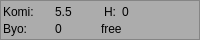
            <widget class="QFrame" name="frame_2" >
             <property name="sizePolicy" >
              <sizepolicy>
               <hsizetype>5</hsizetype>
               <vsizetype>1</vsizetype>
               <horstretch>0</horstretch>
               <verstretch>0</verstretch>
              </sizepolicy>
             </property>
             <property name="minimumSize" >
              <size>
               <width>16</width>
               <height>40</height>
              </size>
             </property>
             <property name="maximumSize" >
              <size>
               <width>16777215</width>
               <height>40</height>
              </size>
             </property>
             <property name="palette" >
              <palette>
               <active>
                <colorrole role="WindowText" >
                 <brush brushstyle="SolidPattern" >
                  <color alpha="255" >
                   <red>0</red>
                   <green>0</green>
                   <blue>0</blue>
                  </color>
                 </brush>
                </colorrole>
                <colorrole role="Button" >
                 <brush brushstyle="SolidPattern" >
                  <color alpha="255" >
                   <red>172</red>
                   <green>172</green>
                   <blue>172</blue>
                  </color>
                 </brush>
                </colorrole>
                <colorrole role="Light" >
                 <brush brushstyle="SolidPattern" >
                  <color alpha="255" >
                   <red>255</red>
                   <green>255</green>
                   <blue>255</blue>
                  </color>
                 </brush>
                </colorrole>
                <colorrole role="Midlight" >
                 <brush brushstyle="SolidPattern" >
                  <color alpha="255" >
                   <red>213</red>
                   <green>213</green>
                   <blue>213</blue>
                  </color>
                 </brush>
                </colorrole>
                <colorrole role="Dark" >
                 <brush brushstyle="SolidPattern" >
                  <color alpha="255" >
                   <red>86</red>
                   <green>86</green>
                   <blue>86</blue>
                  </color>
                 </brush>
                </colorrole>
                <colorrole role="Mid" >
                 <brush brushstyle="SolidPattern" >
                  <color alpha="255" >
                   <red>115</red>
                   <green>115</green>
                   <blue>115</blue>
                  </color>
                 </brush>
                </colorrole>
                <colorrole role="Text" >
                 <brush brushstyle="SolidPattern" >
                  <color alpha="255" >
                   <red>0</red>
                   <green>0</green>
                   <blue>0</blue>
                  </color>
                 </brush>
                </colorrole>
                <colorrole role="BrightText" >
                 <brush brushstyle="SolidPattern" >
                  <color alpha="255" >
                   <red>255</red>
                   <green>255</green>
                   <blue>255</blue>
                  </color>
                 </brush>
                </colorrole>
                <colorrole role="ButtonText" >
                 <brush brushstyle="SolidPattern" >
                  <color alpha="255" >
                   <red>0</red>
                   <green>0</green>
                   <blue>0</blue>
                  </color>
                 </brush>
                </colorrole>
                <colorrole role="Base" >
                 <brush brushstyle="SolidPattern" >
                  <color alpha="255" >
                   <red>255</red>
                   <green>255</green>
                   <blue>255</blue>
                  </color>
                 </brush>
                </colorrole>
                <colorrole role="Window" >
                 <brush brushstyle="SolidPattern" >
                  <color alpha="255" >
                   <red>172</red>
                   <green>172</green>
                   <blue>172</blue>
                  </color>
                 </brush>
                </colorrole>
                <colorrole role="Shadow" >
                 <brush brushstyle="SolidPattern" >
                  <color alpha="255" >
                   <red>0</red>
                   <green>0</green>
                   <blue>0</blue>
                  </color>
                 </brush>
                </colorrole>
                <colorrole role="Highlight" >
                 <brush brushstyle="SolidPattern" >
                  <color alpha="255" >
                   <red>103</red>
                   <green>141</green>
                   <blue>178</blue>
                  </color>
                 </brush>
                </colorrole>
                <colorrole role="HighlightedText" >
                 <brush brushstyle="SolidPattern" >
                  <color alpha="255" >
                   <red>255</red>
                   <green>255</green>
                   <blue>255</blue>
                  </color>
                 </brush>
                </colorrole>
                <colorrole role="Link" >
                 <brush brushstyle="SolidPattern" >
                  <color alpha="255" >
                   <red>0</red>
                   <green>0</green>
                   <blue>238</blue>
                  </color>
                 </brush>
                </colorrole>
                <colorrole role="LinkVisited" >
                 <brush brushstyle="SolidPattern" >
                  <color alpha="255" >
                   <red>82</red>
                   <green>24</green>
                   <blue>139</blue>
                  </color>
                 </brush>
                </colorrole>
                <colorrole role="AlternateBase" >
                 <brush brushstyle="SolidPattern" >
                  <color alpha="255" >
                   <red>213</red>
                   <green>213</green>
                   <blue>213</blue>
                  </color>
                 </brush>
                </colorrole>
               </active>
               <inactive>
                <colorrole role="WindowText" >
                 <brush brushstyle="SolidPattern" >
                  <color alpha="255" >
                   <red>0</red>
                   <green>0</green>
                   <blue>0</blue>
                  </color>
                 </brush>
                </colorrole>
                <colorrole role="Button" >
                 <brush brushstyle="SolidPattern" >
                  <color alpha="255" >
                   <red>172</red>
                   <green>172</green>
                   <blue>172</blue>
                  </color>
                 </brush>
                </colorrole>
                <colorrole role="Light" >
                 <brush brushstyle="SolidPattern" >
                  <color alpha="255" >
                   <red>255</red>
                   <green>255</green>
                   <blue>255</blue>
                  </color>
                 </brush>
                </colorrole>
                <colorrole role="Midlight" >
                 <brush brushstyle="SolidPattern" >
                  <color alpha="255" >
                   <red>213</red>
                   <green>213</green>
                   <blue>213</blue>
                  </color>
                 </brush>
                </colorrole>
                <colorrole role="Dark" >
                 <brush brushstyle="SolidPattern" >
                  <color alpha="255" >
                   <red>86</red>
                   <green>86</green>
                   <blue>86</blue>
                  </color>
                 </brush>
                </colorrole>
                <colorrole role="Mid" >
                 <brush brushstyle="SolidPattern" >
                  <color alpha="255" >
                   <red>115</red>
                   <green>115</green>
                   <blue>115</blue>
                  </color>
                 </brush>
                </colorrole>
                <colorrole role="Text" >
                 <brush brushstyle="SolidPattern" >
                  <color alpha="255" >
                   <red>0</red>
                   <green>0</green>
                   <blue>0</blue>
                  </color>
                 </brush>
                </colorrole>
                <colorrole role="BrightText" >
                 <brush brushstyle="SolidPattern" >
                  <color alpha="255" >
                   <red>255</red>
                   <green>255</green>
                   <blue>255</blue>
                  </color>
                 </brush>
                </colorrole>
                <colorrole role="ButtonText" >
                 <brush brushstyle="SolidPattern" >
                  <color alpha="255" >
                   <red>0</red>
                   <green>0</green>
                   <blue>0</blue>
                  </color>
                 </brush>
                </colorrole>
                <colorrole role="Base" >
                 <brush brushstyle="SolidPattern" >
                  <color alpha="255" >
                   <red>255</red>
                   <green>255</green>
                   <blue>255</blue>
                  </color>
                 </brush>
                </colorrole>
                <colorrole role="Window" >
                 <brush brushstyle="SolidPattern" >
                  <color alpha="255" >
                   <red>172</red>
                   <green>172</green>
                   <blue>172</blue>
                  </color>
                 </brush>
                </colorrole>
                <colorrole role="Shadow" >
                 <brush brushstyle="SolidPattern" >
                  <color alpha="255" >
                   <red>0</red>
                   <green>0</green>
                   <blue>0</blue>
                  </color>
                 </brush>
                </colorrole>
                <colorrole role="Highlight" >
                 <brush brushstyle="SolidPattern" >
                  <color alpha="255" >
                   <red>103</red>
                   <green>141</green>
                   <blue>178</blue>
                  </color>
                 </brush>
                </colorrole>
                <colorrole role="HighlightedText" >
                 <brush brushstyle="SolidPattern" >
                  <color alpha="255" >
                   <red>255</red>
                   <green>255</green>
                   <blue>255</blue>
                  </color>
                 </brush>
                </colorrole>
                <colorrole role="Link" >
                 <brush brushstyle="SolidPattern" >
                  <color alpha="255" >
                   <red>0</red>
                   <green>0</green>
                   <blue>238</blue>
                  </color>
                 </brush>
                </colorrole>
                <colorrole role="LinkVisited" >
                 <brush brushstyle="SolidPattern" >
                  <color alpha="255" >
                   <red>82</red>
                   <green>24</green>
                   <blue>139</blue>
                  </color>
                 </brush>
                </colorrole>
                <colorrole role="AlternateBase" >
                 <brush brushstyle="SolidPattern" >
                  <color alpha="255" >
                   <red>213</red>
                   <green>213</green>
                   <blue>213</blue>
                  </color>
                 </brush>
                </colorrole>
               </inactive>
               <disabled>
                <colorrole role="WindowText" >
                 <brush brushstyle="SolidPattern" >
                  <color alpha="255" >
                   <red>86</red>
                   <green>86</green>
                   <blue>86</blue>
                  </color>
                 </brush>
                </colorrole>
                <colorrole role="Button" >
                 <brush brushstyle="SolidPattern" >
                  <color alpha="255" >
                   <red>172</red>
                   <green>172</green>
                   <blue>172</blue>
                  </color>
                 </brush>
                </colorrole>
                <colorrole role="Light" >
                 <brush brushstyle="SolidPattern" >
                  <color alpha="255" >
                   <red>255</red>
                   <green>255</green>
                   <blue>255</blue>
                  </color>
                 </brush>
                </colorrole>
                <colorrole role="Midlight" >
                 <brush brushstyle="SolidPattern" >
                  <color alpha="255" >
                   <red>213</red>
                   <green>213</green>
                   <blue>213</blue>
                  </color>
                 </brush>
                </colorrole>
                <colorrole role="Dark" >
                 <brush brushstyle="SolidPattern" >
                  <color alpha="255" >
                   <red>86</red>
                   <green>86</green>
                   <blue>86</blue>
                  </color>
                 </brush>
                </colorrole>
                <colorrole role="Mid" >
                 <brush brushstyle="SolidPattern" >
                  <color alpha="255" >
                   <red>115</red>
                   <green>115</green>
                   <blue>115</blue>
                  </color>
                 </brush>
                </colorrole>
                <colorrole role="Text" >
                 <brush brushstyle="SolidPattern" >
                  <color alpha="255" >
                   <red>86</red>
                   <green>86</green>
                   <blue>86</blue>
                  </color>
                 </brush>
                </colorrole>
                <colorrole role="BrightText" >
                 <brush brushstyle="SolidPattern" >
                  <color alpha="255" >
                   <red>255</red>
                   <green>255</green>
                   <blue>255</blue>
                  </color>
                 </brush>
                </colorrole>
                <colorrole role="ButtonText" >
                 <brush brushstyle="SolidPattern" >
                  <color alpha="255" >
                   <red>86</red>
                   <green>86</green>
                   <blue>86</blue>
                  </color>
                 </brush>
                </colorrole>
                <colorrole role="Base" >
                 <brush brushstyle="SolidPattern" >
                  <color alpha="255" >
                   <red>172</red>
                   <green>172</green>
                   <blue>172</blue>
                  </color>
                 </brush>
                </colorrole>
                <colorrole role="Window" >
                 <brush brushstyle="SolidPattern" >
                  <color alpha="255" >
                   <red>172</red>
                   <green>172</green>
                   <blue>172</blue>
                  </color>
                 </brush>
                </colorrole>
                <colorrole role="Shadow" >
                 <brush brushstyle="SolidPattern" >
                  <color alpha="255" >
                   <red>0</red>
                   <green>0</green>
                   <blue>0</blue>
                  </color>
                 </brush>
                </colorrole>
                <colorrole role="Highlight" >
                 <brush brushstyle="SolidPattern" >
                  <color alpha="255" >
                   <red>86</red>
                   <green>117</green>
                   <blue>148</blue>
                  </color>
                 </brush>
                </colorrole>
                <colorrole role="HighlightedText" >
                 <brush brushstyle="SolidPattern" >
                  <color alpha="255" >
                   <red>255</red>
                   <green>255</green>
                   <blue>255</blue>
                  </color>
                 </brush>
                </colorrole>
                <colorrole role="Link" >
                 <brush brushstyle="SolidPattern" >
                  <color alpha="255" >
                   <red>0</red>
                   <green>0</green>
                   <blue>238</blue>
                  </color>
                 </brush>
                </colorrole>
                <colorrole role="LinkVisited" >
                 <brush brushstyle="SolidPattern" >
                  <color alpha="255" >
                   <red>82</red>
                   <green>24</green>
                   <blue>139</blue>
                  </color>
                 </brush>
                </colorrole>
                <colorrole role="AlternateBase" >
                 <brush brushstyle="SolidPattern" >
                  <color alpha="255" >
                   <red>172</red>
                   <green>172</green>
                   <blue>172</blue>
                  </color>
                 </brush>
                </colorrole>
               </disabled>
              </palette>
             </property>
             <property name="frameShape" >
              <enum>QFrame::StyledPanel</enum>
             </property>
             <property name="frameShadow" >
              <enum>QFrame::Raised</enum>
             </property>
             <layout class="QGridLayout" >
              <property name="margin" >
               <number>2</number>
              </property>
              <property name="spacing" >
               <number>1</number>
              </property>
              <item row="1" column="1" >
               <widget class="QLabel" name="TextLabel_free" >
                <property name="toolTip" >
                 <string>free/rated game</string>
                </property>
                <property name="whatsThis" >
                 <string>free game:

use "free" command to make game rated or unrated (free)</string>
                </property>
                <property name="text" >
                 <string>free</string>
                </property>
                <property name="alignment" >
                 <set>Qt::AlignLeading|Qt::AlignLeft|Qt::AlignVCenter</set>
                </property>
               </widget>
              </item>
              <item row="0" column="1" >
               <layout class="QHBoxLayout" >
                <property name="margin" >
                 <number>0</number>
                </property>
                <property name="spacing" >
                 <number>6</number>
                </property>
                <item>
                 <widget class="QLabel" name="TextLabel_Handicap" >
                  <property name="maximumSize" >
                   <size>
                    <width>15</width>
                    <height>32767</height>
                   </size>
                  </property>
                  <property name="toolTip" >
                   <string>Handicap</string>
                  </property>
                  <property name="whatsThis" >
                   <string>Handicap

Number of stones placed by black as his first move.</string>
                  </property>
                  <property name="text" >
                   <string>H:</string>
                  </property>
                  <property name="alignment" >
                   <set>Qt::AlignRight|Qt::AlignTrailing|Qt::AlignVCenter</set>
                  </property>
                 </widget>
                </item>
                <item>
                 <widget class="QLabel" name="handicap" >
                  <property name="text" >
                   <string>0</string>
                  </property>
                 </widget>
                </item>
               </layout>
              </item>
              <item row="0" column="0" >
               <layout class="QHBoxLayout" >
                <property name="margin" >
                 <number>0</number>
                </property>
                <property name="spacing" >
                 <number>6</number>
                </property>
                <item>
                 <widget class="QLabel" name="TextLabel_komi" >
                  <property name="toolTip" >
                   <string>komi points</string>
                  </property>
                  <property name="whatsThis" >
                   <string>komi:

Add komi points to white because black has the advantage to set the first stone.
Use "komi x" to request a komi of x (number).</string>
                  </property>
                  <property name="text" >
                   <string>Komi:</string>
                  </property>
                 </widget>
                </item>
                <item>
                 <widget class="QLabel" name="komi" >
                  <property name="text" >
                   <string>5.5</string>
                  </property>
                 </widget>
                </item>
               </layout>
              </item>
              <item row="1" column="0" >
               <layout class="QHBoxLayout" >
                <property name="margin" >
                 <number>0</number>
                </property>
                <property name="spacing" >
                 <number>6</number>
                </property>
                <item>
                 <widget class="QLabel" name="TextLabel_Byo" >
                  <property name="toolTip" >
                   <string>byoyomi time (minutes)</string>
                  </property>
                  <property name="whatsThis" >
                   <string>Byoyomi time

Additional time to place a number of stones.
If time reaches zero before all stones are placed, the game ends immediately: "... forfeits on time."

Time Systems (offline):

Absolute: Byo = 0, no additional time after main time is zero.

Canadian: e.g. Byo = 6/25, 25 stones to place in 6 minutes; if all stones are placed. The byoyomi period is reset to this value and the same number of stones have to be placed until the game ends.

byo-yomi: e.g. Byo: 7x30s, 7 periods at 30 seconds; if a stone is placed within 30 seconds, time is reset to 30 seconds, if not placed within 30 seconds, period will be decreased by one, a new period of 30 seconds starts; if period is zero and last time interval is over then game ends.</string>
                  </property>
                  <property name="text" >
                   <string>Byo:</string>
                  </property>
                 </widget>
                </item>
                <item>
                 <widget class="QLabel" name="byoyomi" >
                  <property name="text" >
                   <string>0</string>
                  </property>
                 </widget>
                </item>
               </layout>
              </item>
             </layout>
            </widget>
